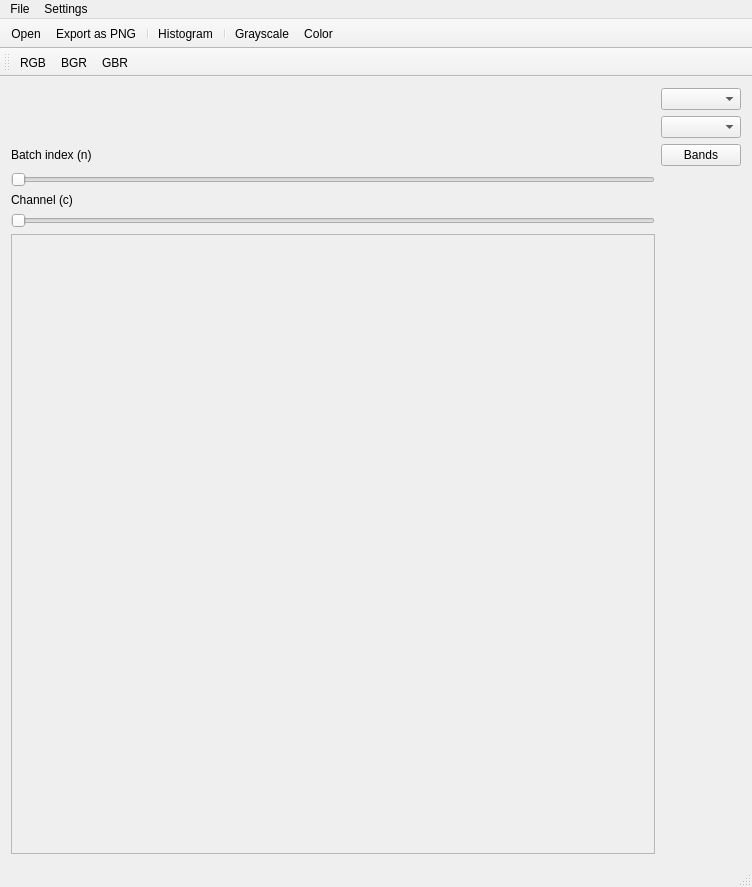
<?xml version="1.0" encoding="UTF-8"?>
<ui version="4.0">
 <class>MainWindow</class>
 <widget class="QMainWindow" name="MainWindow">
  <property name="geometry">
   <rect>
    <x>0</x>
    <y>0</y>
    <width>752</width>
    <height>887</height>
   </rect>
  </property>
  <property name="windowTitle">
   <string>Hyperspectral viewer</string>
  </property>
  <property name="windowIcon">
   <iconset>
    <normaloff>../artwork/Logo.png</normaloff>../artwork/Logo.png</iconset>
  </property>
  <widget class="QWidget" name="centralWidget">
   <layout class="QGridLayout" name="gridLayout">
    <item row="0" column="0">
     <layout class="QHBoxLayout" name="horizontalLayout"/>
    </item>
    <item row="3" column="0">
     <widget class="QSlider" name="batchSlider">
      <property name="enabled">
       <bool>false</bool>
      </property>
      <property name="maximum">
       <number>1</number>
      </property>
      <property name="orientation">
       <enum>Qt::Horizontal</enum>
      </property>
     </widget>
    </item>
    <item row="2" column="1">
     <widget class="QPushButton" name="pushButton">
      <property name="text">
       <string>Bands</string>
      </property>
     </widget>
    </item>
    <item row="1" column="0">
     <layout class="QHBoxLayout" name="horizontalLayout_2"/>
    </item>
    <item row="4" column="0">
     <widget class="QLabel" name="channelLabel">
      <property name="text">
       <string>Channel (c)</string>
      </property>
     </widget>
    </item>
    <item row="5" column="0">
     <widget class="QSlider" name="channelSlider">
      <property name="enabled">
       <bool>false</bool>
      </property>
      <property name="minimum">
       <number>0</number>
      </property>
      <property name="maximum">
       <number>1</number>
      </property>
      <property name="orientation">
       <enum>Qt::Horizontal</enum>
      </property>
      <property name="invertedAppearance">
       <bool>false</bool>
      </property>
      <property name="invertedControls">
       <bool>false</bool>
      </property>
      <property name="tickPosition">
       <enum>QSlider::NoTicks</enum>
      </property>
     </widget>
    </item>
    <item row="6" column="0">
     <widget class="QGraphicsView" name="imageCanvas">
      <property name="enabled">
       <bool>false</bool>
      </property>
      <property name="mouseTracking">
       <bool>true</bool>
      </property>
      <property name="interactive">
       <bool>false</bool>
      </property>
      <property name="dragMode">
       <enum>QGraphicsView::NoDrag</enum>
      </property>
     </widget>
    </item>
    <item row="1" column="1">
     <widget class="QComboBox" name="comboBox"/>
    </item>
    <item row="2" column="0">
     <widget class="QLabel" name="batchLabel">
      <property name="text">
       <string>Batch index (n)</string>
      </property>
     </widget>
    </item>
    <item row="0" column="1">
     <widget class="QComboBox" name="comboBoxColors"/>
    </item>
   </layout>
  </widget>
  <widget class="QMenuBar" name="menuBar">
   <property name="geometry">
    <rect>
     <x>0</x>
     <y>0</y>
     <width>752</width>
     <height>22</height>
    </rect>
   </property>
   <widget class="QMenu" name="menuFile">
    <property name="title">
     <string>File</string>
    </property>
    <addaction name="actionOpen"/>
    <addaction name="actionExport_as_PNG"/>
   </widget>
   <widget class="QMenu" name="menuSettings">
    <property name="title">
     <string>Settings</string>
    </property>
    <widget class="QMenu" name="menuMode">
     <property name="title">
      <string>Channel order</string>
     </property>
     <addaction name="order_H_W_C"/>
     <addaction name="order_C_H_W"/>
     <addaction name="order_W_C_H"/>
    </widget>
    <widget class="QMenu" name="menuColor">
     <property name="title">
      <string>Color (3 channels)</string>
     </property>
     <addaction name="color_RGB"/>
     <addaction name="color_BGR"/>
     <addaction name="color_GBR"/>
    </widget>
    <widget class="QMenu" name="menuColor_2">
     <property name="title">
      <string>Color</string>
     </property>
     <addaction name="color_Grayscale"/>
     <addaction name="color_Colormap"/>
    </widget>
    <addaction name="menuMode"/>
    <addaction name="actionSet_Workspace"/>
    <addaction name="menuColor_2"/>
    <addaction name="menuColor"/>
   </widget>
   <addaction name="menuFile"/>
   <addaction name="menuSettings"/>
  </widget>
  <widget class="QStatusBar" name="statusBar">
   <property name="statusTip">
    <string/>
   </property>
  </widget>
  <widget class="QToolBar" name="toolBar">
   <property name="enabled">
    <bool>true</bool>
   </property>
   <property name="contextMenuPolicy">
    <enum>Qt::NoContextMenu</enum>
   </property>
   <property name="windowTitle">
    <string>toolBar</string>
   </property>
   <property name="movable">
    <bool>false</bool>
   </property>
   <property name="iconSize">
    <size>
     <width>25</width>
     <height>25</height>
    </size>
   </property>
   <property name="floatable">
    <bool>false</bool>
   </property>
   <attribute name="toolBarArea">
    <enum>TopToolBarArea</enum>
   </attribute>
   <attribute name="toolBarBreak">
    <bool>false</bool>
   </attribute>
   <addaction name="actionOpen"/>
   <addaction name="actionExport_as_PNG"/>
   <addaction name="separator"/>
   <addaction name="actionHistogram"/>
   <addaction name="separator"/>
   <addaction name="color_Grayscale"/>
   <addaction name="color_Colormap"/>
  </widget>
  <widget class="QToolBar" name="toolBar_2">
   <property name="windowTitle">
    <string>toolBar_2</string>
   </property>
   <attribute name="toolBarArea">
    <enum>TopToolBarArea</enum>
   </attribute>
   <attribute name="toolBarBreak">
    <bool>true</bool>
   </attribute>
   <addaction name="color_RGB"/>
   <addaction name="color_BGR"/>
   <addaction name="color_GBR"/>
  </widget>
  <action name="actionOpen">
   <property name="icon">
    <iconset resource="icons.qrc">
     <normaloff>:/artwork/document-open.svg</normaloff>:/artwork/document-open.svg</iconset>
   </property>
   <property name="text">
    <string>Open</string>
   </property>
   <property name="toolTip">
    <string>Open numpy file</string>
   </property>
   <property name="shortcut">
    <string>Ctrl+O</string>
   </property>
  </action>
  <action name="actionExport_as_PNG">
   <property name="icon">
    <iconset resource="icons.qrc">
     <normaloff>:/artwork/document-save.svg</normaloff>:/artwork/document-save.svg</iconset>
   </property>
   <property name="text">
    <string>Export as PNG</string>
   </property>
   <property name="shortcut">
    <string>Ctrl+S</string>
   </property>
  </action>
  <action name="actionHistogram">
   <property name="checkable">
    <bool>true</bool>
   </property>
   <property name="icon">
    <iconset>
     <normaloff>../artwork/histogram.png</normaloff>../artwork/histogram.png</iconset>
   </property>
   <property name="text">
    <string>Histogram</string>
   </property>
   <property name="shortcut">
    <string>Ctrl+H</string>
   </property>
  </action>
  <action name="order_C_H_W">
   <property name="checkable">
    <bool>true</bool>
   </property>
   <property name="text">
    <string>BIP (N*C*H*W)</string>
   </property>
   <property name="shortcut">
    <string>Ctrl+Z</string>
   </property>
  </action>
  <action name="order_H_W_C">
   <property name="checkable">
    <bool>true</bool>
   </property>
   <property name="text">
    <string>BSQ (N*H*W*C)</string>
   </property>
   <property name="shortcut">
    <string>Ctrl+X</string>
   </property>
  </action>
  <action name="color_Colormap">
   <property name="checkable">
    <bool>true</bool>
   </property>
   <property name="icon">
    <iconset>
     <normaloff>../artwork/icolormap.png</normaloff>../artwork/icolormap.png</iconset>
   </property>
   <property name="text">
    <string>Color</string>
   </property>
   <property name="shortcut">
    <string>Ctrl+2</string>
   </property>
  </action>
  <action name="color_RGB">
   <property name="checkable">
    <bool>true</bool>
   </property>
   <property name="icon">
    <iconset>
     <normaloff>../artwork/rgb.png</normaloff>../artwork/rgb.png</iconset>
   </property>
   <property name="text">
    <string>RGB</string>
   </property>
   <property name="shortcut">
    <string>Ctrl+3</string>
   </property>
  </action>
  <action name="color_BGR">
   <property name="checkable">
    <bool>true</bool>
   </property>
   <property name="icon">
    <iconset>
     <normaloff>../artwork/bgr.png</normaloff>../artwork/bgr.png</iconset>
   </property>
   <property name="text">
    <string>BGR</string>
   </property>
   <property name="shortcut">
    <string>Ctrl+4</string>
   </property>
  </action>
  <action name="color_Grayscale">
   <property name="checkable">
    <bool>true</bool>
   </property>
   <property name="icon">
    <iconset>
     <normaloff>../artwork/gray.png</normaloff>../artwork/gray.png</iconset>
   </property>
   <property name="text">
    <string>Grayscale</string>
   </property>
   <property name="shortcut">
    <string>Ctrl+1</string>
   </property>
  </action>
  <action name="order_W_C_H">
   <property name="checkable">
    <bool>true</bool>
   </property>
   <property name="text">
    <string>BIL (N*W*C*H)</string>
   </property>
  </action>
  <action name="color_GBR">
   <property name="checkable">
    <bool>true</bool>
   </property>
   <property name="checked">
    <bool>false</bool>
   </property>
   <property name="icon">
    <iconset>
     <normaloff>../artwork/gbr-removebg-preview.png</normaloff>../artwork/gbr-removebg-preview.png</iconset>
   </property>
   <property name="text">
    <string>GBR</string>
   </property>
  </action>
  <action name="actionSet_Workspace">
   <property name="text">
    <string>Set Workspace</string>
   </property>
  </action>
 </widget>
 <layoutdefault spacing="6" margin="11"/>
 <resources>
  <include location="icons.qrc"/>
 </resources>
 <connections/>
</ui>
